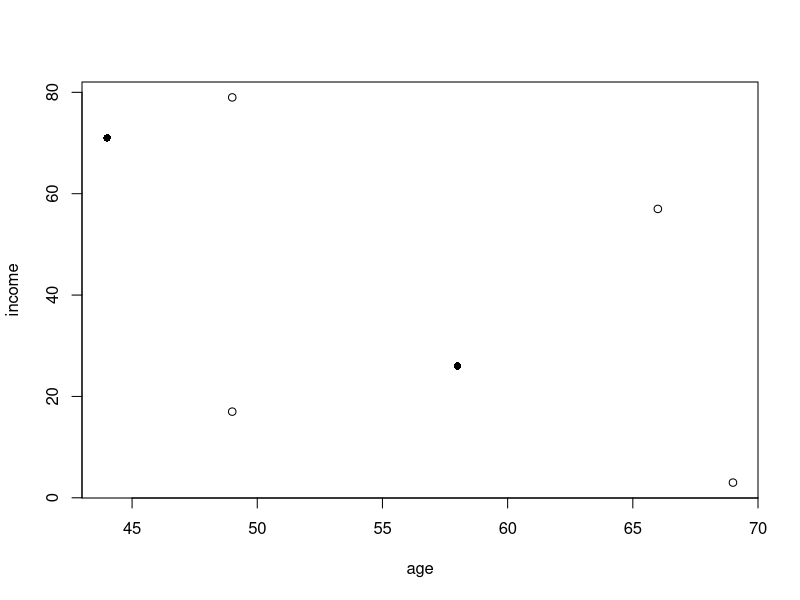
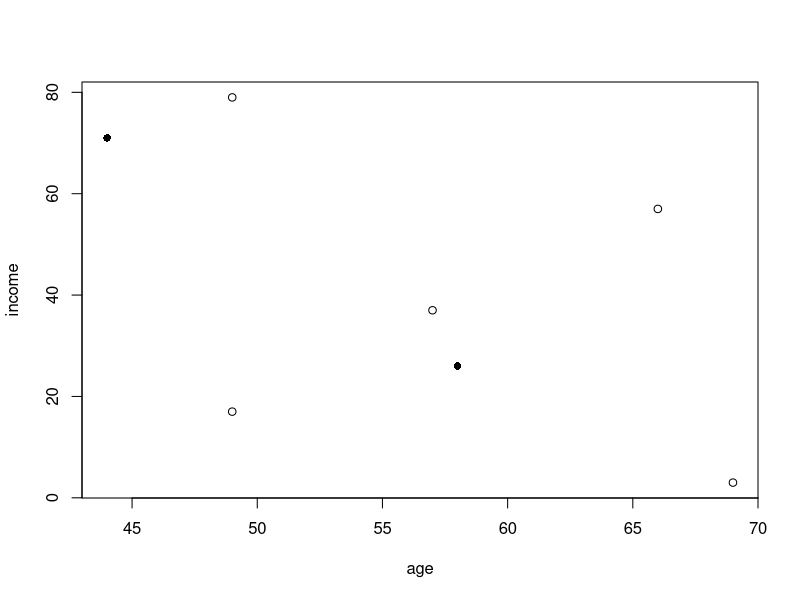

Write the R code that produced these figures, in order.
## ---- chunk 1
age <- c(69,66,49,49,58,44)
income <- c(3,57,79,17,26,71)
credit <- c('low','low','low','low','high','high')
cred.data <- data.frame(age, income, credit)
cred.data
## ---- chunk 2
plot(cred.data$age, cred.data$income, pch= ifelse(cred.data$credit =="low", 1, 16), xlab="age", ylab="income")
## ---- chunk 3
dm.object <- dist(cred.data[,1:2], method = "euclidean")
dm.object
## ---- chunk 4
dm <- as.matrix(dm.object)
dm
## ---- chunk 5
cred.data<- rbind(cred.data, c(57, 37))
## ---- chunk 6
dm <- as.matrix(dist(cred.data[,1:2], method = "euclidean"))
dm

## ---- chunk 7
cred.data$credit[7] <- 'low' 
## ---- chunk 8
plot(cred.data$age, cred.data$income, pch= ifelse(cred.data$credit =="low", 1, 16), xlab="age", ylab="income")
## ---- chunk 9
df.credit <- read.csv("creditRatings.csv", sep=",", header=TRUE)

## ---- chunk 10
median.rating<-median(df.credit$Rating)
df.credit$CreditLabel<-cut(df.credit$Rating, c(-Inf,median.rating,Inf))
df.credit$CreditLabel<-factor(df.credit$CreditLabel)
levels(df.credit$CreditLabel)<- c("low","high")
## ---- chunk 11
data.size <- nrow(df.credit)
train.size <- 0.75
num.test.labels <-  (1 - train.size)*data.size 
## ---- chunk 12
RNGversion("3.4.3")
set.seed(123456)
train.row.nums<-sample(1:data.size, data.size*train.size, replace=FALSE)
train.data<-subset(df.credit[train.row.nums,], select=c(Age, Income))
## ---- chunk 13
test.row.nums<-setdiff(1:data.size,train.row.nums)
test.data<-subset(df.credit[test.row.nums,], select=c(Age, Income))
## ---- chunk 14
class.labels <- df.credit$CreditLabel[train.row.nums]
true.labels <- df.credit$CreditLabel[test.row.nums]
## ---- chunk 15
library(class)

pred.labels <- knn(train.data, test.data, cl=class.labels, k=3)
## ---- chunk 16
num.incorrect.labels<- sum(pred.labels!=true.labels)
misc.rate <- num.incorrect.labels/num.test.labels
misc.rate
## ---- chunk 17
conf.mat <- table(pred.labels, true.labels)
conf.mat
## ---- chunk 18
result.vec<-c()
for (k in 1:20) {
  pred.labels<-knn(train.data, test.data, class.labels, k)
  num.incorrect.labels<- sum(pred.labels!=true.labels)
  misc.rate <- num.incorrect.labels/num.test.labels
  result.vec[k]<-misc.rate
}
